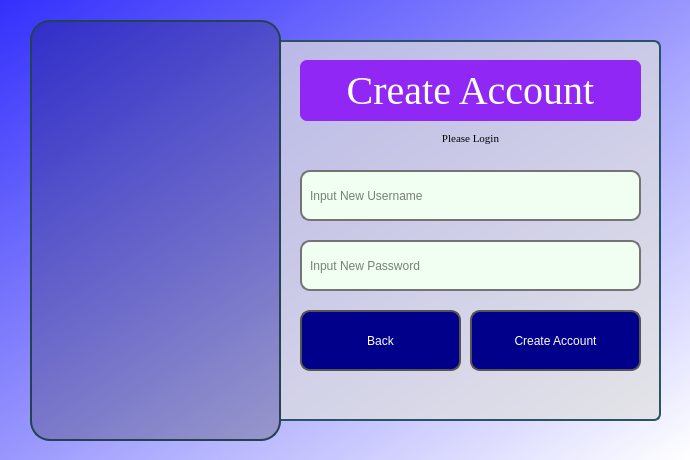
<?xml version="1.0" encoding="UTF-8"?>
<ui version="4.0">
 <class>main</class>
 <widget class="QMainWindow" name="main">
  <property name="geometry">
   <rect>
    <x>0</x>
    <y>0</y>
    <width>690</width>
    <height>460</height>
   </rect>
  </property>
  <property name="minimumSize">
   <size>
    <width>690</width>
    <height>460</height>
   </size>
  </property>
  <property name="maximumSize">
   <size>
    <width>690</width>
    <height>460</height>
   </size>
  </property>
  <property name="windowTitle">
   <string>Create New Account</string>
  </property>
  <property name="windowIcon">
   <iconset>
    <normaloff>../icons/logo.png</normaloff>../icons/logo.png</iconset>
  </property>
  <property name="windowOpacity">
   <double>1.000000000000000</double>
  </property>
  <property name="styleSheet">
   <string notr="true"/>
  </property>
  <widget class="QWidget" name="bgWelcome">
   <property name="styleSheet">
    <string notr="true">QWidget#bgWelcome{
	background-color: qlineargradient(spread:pad, x1:0, y1:0, x2:1, y2:1, stop:0 rgba(5, 0, 255, 0.8), stop:1 rgba(255, 255, 255, 255));
 
}</string>
   </property>
   <widget class="QFrame" name="CreateAccountFrame">
    <property name="geometry">
     <rect>
      <x>280</x>
      <y>40</y>
      <width>381</width>
      <height>381</height>
     </rect>
    </property>
    <property name="styleSheet">
     <string notr="true">QWidget#CreateAccountFrame{
  background: rgba(222, 222, 222, 0.7);
  border-top-right-radius: 7px;
  border-bottom-right-radius: 7px;
  border-top:2px solid rgba(0, 0, 0, 0);
  border-top-color:rgba(46, 82, 101, 255);
  border-bottom:2px solid rgba(0, 0, 0, 0);
  border-bottom-color:rgba(46, 82, 101, 255);
  border-right:2px solid rgba(0, 0, 0, 0);
  border-right-color:rgba(46, 82, 101, 255);
}

QWidget#CreateAccountFrame:hover {
  background: rgba(255, 255, 255, 0.7);
  border-top:2px solid rgba(0, 0, 0, 0);
  border-top-color:rgba(99, 0, 0, 255);
  border-bottom:2px solid rgba(0, 0, 0, 0);
  border-bottom-color:rgba(99, 0, 0, 255);
  border-right:2px solid rgba(0, 0, 0, 0);
  border-right-color:rgba(99, 0, 0, 255);
}
</string>
    </property>
    <property name="frameShape">
     <enum>QFrame::NoFrame</enum>
    </property>
    <property name="frameShadow">
     <enum>QFrame::Plain</enum>
    </property>
    <property name="lineWidth">
     <number>5</number>
    </property>
    <property name="midLineWidth">
     <number>2</number>
    </property>
    <widget class="QPushButton" name="btnAccount">
     <property name="geometry">
      <rect>
       <x>190</x>
       <y>270</y>
       <width>171</width>
       <height>61</height>
      </rect>
     </property>
     <property name="styleSheet">
      <string notr="true">QWidget#btnAccount {
  background-color: rgb(0, 0, 139);
  color: white;
  border: 2px solid #555555;
  border-radius:10px;
  font: 75 12pt &quot;Times New Roman&quot;;
}

QWidget#btnAccount:hover {
  background-color: qlineargradient(spread:pad, x1:0, y1:0.505682, x2:1, y2:0.477, stop:0 rgba(50, 100, 0, 219), stop:1 rgba(47, 124, 247, 219));
  color: white;
}</string>
     </property>
     <property name="text">
      <string>Create Account</string>
     </property>
    </widget>
    <widget class="QPushButton" name="btnBack">
     <property name="geometry">
      <rect>
       <x>20</x>
       <y>270</y>
       <width>161</width>
       <height>61</height>
      </rect>
     </property>
     <property name="styleSheet">
      <string notr="true">QWidget#btnBack {
 background-color: rgb(0, 0, 139);
  color: white;
  border: 2px solid #555555;
  border-radius:10px;
  font: 75 12pt &quot;Times New Roman&quot;;
}

QWidget#btnBack:hover {
  background-color: qlineargradient(spread:pad, x1:0, y1:0.505682, x2:1, y2:0.477, stop:0 rgba(50, 100, 0, 219), stop:1 rgba(47, 124, 247, 219));
  color: white;
}</string>
     </property>
     <property name="text">
      <string>Back</string>
     </property>
    </widget>
    <widget class="QLabel" name="lblWelcome">
     <property name="geometry">
      <rect>
       <x>20</x>
       <y>20</y>
       <width>341</width>
       <height>61</height>
      </rect>
     </property>
     <property name="font">
      <font>
       <family>Times New Roman</family>
       <pointsize>30</pointsize>
       <weight>9</weight>
       <italic>false</italic>
       <bold>false</bold>
      </font>
     </property>
     <property name="styleSheet">
      <string notr="true">QWidget#lblWelcome{
	font: 9pt &quot;Georgia&quot;;
	font: 75 30pt &quot;Times New Roman&quot;;
	
	color: rgb(255, 255, 255);
	
	background-color: rgb(144, 39, 245);
	border-radius: 7px;
}</string>
     </property>
     <property name="text">
      <string>Create Account</string>
     </property>
     <property name="alignment">
      <set>Qt::AlignCenter</set>
     </property>
    </widget>
    <widget class="QLabel" name="lblLoginTimer">
     <property name="geometry">
      <rect>
       <x>10</x>
       <y>90</y>
       <width>361</width>
       <height>16</height>
      </rect>
     </property>
     <property name="font">
      <font>
       <family>Times New Roman</family>
       <pointsize>8</pointsize>
       <weight>50</weight>
       <italic>false</italic>
       <bold>false</bold>
      </font>
     </property>
     <property name="styleSheet">
      <string notr="true">color: rgb(0, 0, 0);
font: 8pt &quot;Times New Roman&quot;;
background: rgba(255, 255, 255, 0.0);</string>
     </property>
     <property name="text">
      <string>Please Login</string>
     </property>
     <property name="alignment">
      <set>Qt::AlignCenter</set>
     </property>
    </widget>
    <widget class="QLineEdit" name="new_username">
     <property name="geometry">
      <rect>
       <x>20</x>
       <y>130</y>
       <width>341</width>
       <height>51</height>
      </rect>
     </property>
     <property name="styleSheet">
      <string notr="true">QWidget#new_username {
 background-color: rgb(240, 255, 242);
  color: black;
  border: 2px solid #747474;
  border-radius:10px;
  font: 15pt &quot;Times New Roman&quot;;
  padding-left: 6px;

}

QWidget#txtUserName:hover {
 background-color: rgb(201, 255, 210);
  color: black;
}</string>
     </property>
     <property name="placeholderText">
      <string>Input New Username</string>
     </property>
    </widget>
    <widget class="QLineEdit" name="new_password">
     <property name="geometry">
      <rect>
       <x>20</x>
       <y>200</y>
       <width>341</width>
       <height>51</height>
      </rect>
     </property>
     <property name="styleSheet">
      <string notr="true">QWidget#new_password {
 background-color: rgb(240, 255, 242);
  color: black;
  border: 2px solid #747474;
  border-radius:10px;
  font: 15pt &quot;Times New Roman&quot;;
  padding-left: 6px;

}

QWidget#txtPassword:hover {
 background-color: rgb(201, 255, 210);
  color: black;
}
	</string>
     </property>
     <property name="placeholderText">
      <string>Input New Password</string>
     </property>
    </widget>
   </widget>
   <widget class="QLabel" name="frameImage">
    <property name="geometry">
     <rect>
      <x>30</x>
      <y>20</y>
      <width>251</width>
      <height>421</height>
     </rect>
    </property>
    <property name="styleSheet">
     <string notr="true">QWidget#frameImage {
background-image: url(C:/Users/asus/Documents/Alox/Computer Vision/Skripsi2/PyQT5/icons/bg.jpg); 
background-repeat: no-repeat; 
background-position: center;
border-radius: 20px;
border:2px solid rgba(0, 0, 0, 0);
border-top-color:rgba(46, 82, 101, 255);
border-left-color:rgba(46, 82, 101, 255);
border-right-color:rgba(46, 82, 101, 255);
border-bottom-color:rgba(46, 82, 101, 255);
padding-bottom:7px;
}
</string>
    </property>
    <property name="text">
     <string/>
    </property>
   </widget>
   <widget class="QFrame" name="frameCover">
    <property name="geometry">
     <rect>
      <x>30</x>
      <y>20</y>
      <width>251</width>
      <height>421</height>
     </rect>
    </property>
    <property name="styleSheet">
     <string notr="true">QWidget#frameCover {
 background-color: rgba(0, 0, 0, 0.2);
border-radius: 20px;
}

QWidget#frameCover:hover {
  background-color: rgba(0, 0, 0, 0.0);
}
</string>
    </property>
    <property name="frameShape">
     <enum>QFrame::StyledPanel</enum>
    </property>
    <property name="frameShadow">
     <enum>QFrame::Raised</enum>
    </property>
   </widget>
  </widget>
  <widget class="QMenuBar" name="menubar">
   <property name="geometry">
    <rect>
     <x>0</x>
     <y>0</y>
     <width>690</width>
     <height>26</height>
    </rect>
   </property>
  </widget>
 </widget>
 <resources/>
 <connections/>
</ui>
